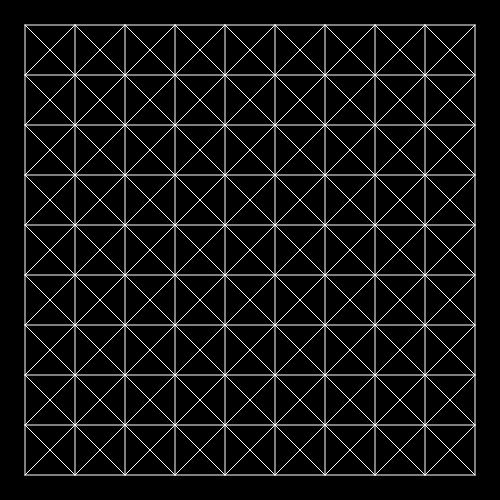
Frame 1 (no input)
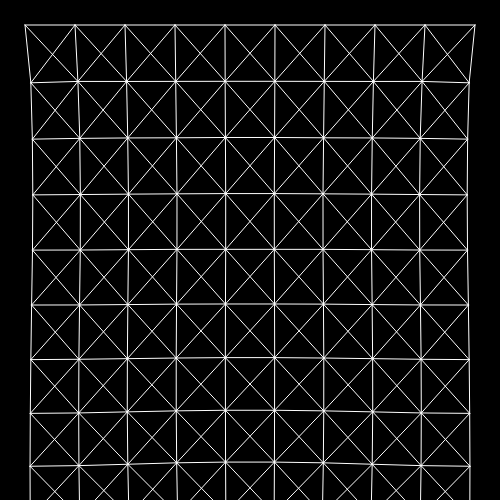
Frame 60 (no input)
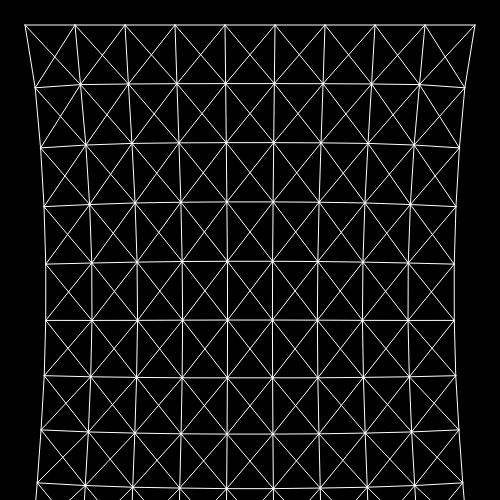
Frame 120 (the mouse pressed at the canvas centre since frame 60)

The p5.js sketch that drew these frames (run headless with seeded random() and noise() and a simulated clock; from frame 60 on, the mouse is pressed at the canvas centre):

// p5.js sketch
// ── sketch.js
const FRAME_RATE = 30;
const GRAVITY = 0.5;
let ps;

function setup() {
  frameRate(FRAME_RATE);
  createCanvas(500, 500);
  background(0);
  strokeJoin(ROUND);

  ps = new ParticleSystem();
}

function draw() {
  background(0);
  ps.run();
}

class ParticleSystem {
  constructor() {
    this.particles = [];
    this.gridNumber = 10;
    this.k = 0.4;

    for(let j=0; j<this.gridNumber; j++) {
      for(let i=0; i<this.gridNumber; i++) {
        let x = i * 50 + 25;
        let y = j * 50 + 25;
        let isPinned = false;
        if(j==0) {
          isPinned = true;
        }
        let p = new Particle(createVector(x, y), isPinned);
        this.particles.push(p);
      }
    }

    this.springs = [];

    for(let i=0; i<this.gridNumber*this.gridNumber; i++) {
      let col = i%this.gridNumber;
      let row = floor(i/this.gridNumber);
      let spring;

      // Horizontal Springs
      if(col < this.gridNumber-1) {
        spring = new Spring(this.particles[i], this.particles[i+1]);
        this.springs.push(spring);
      }

      // Vertical Springs
      if(row < this.gridNumber-1) {
        spring = new Spring(this.particles[i], this.particles[i+this.gridNumber]);
        this.springs.push(spring);
      }

      // Shear Springs Left to Right
      if(col < this.gridNumber-1 && row < this.gridNumber-1) {
        spring = new Spring(this.particles[i], this.particles[i+this.gridNumber+1]);
        this.springs.push(spring);
      }

      // Shear Springs Right to Left
      if(row > 0 && col < this.gridNumber-1 && row < this.gridNumber) {
        spring = new Spring(this.particles[i], this.particles[i-this.gridNumber+1]);
        this.springs.push(spring);
      }
    }
  }

  run() {
    for(let i=0; i<this.springs.length; i++) {
      let a = this.springs[i].a;
      let b = this.springs[i].b;
      let f = p5.Vector.sub(a.pos, b.pos);
      let d = f.mag();
      let stretch = d - this.springs[i].restLength;
      f.normalize();
      f.mult(-1 * this.k * stretch);
      a.applyForce(f);
      f.mult(-1);
      b.applyForce(f);

      this.springs[i].draw();
    }

    for(let i=this.particles.length-1; i>=0; i--) {
      this.particles[i].applyForce(createVector(0, GRAVITY));
      this.particles[i].update();
      // this.particles[i].draw();
    }
  }
}

class Particle {
  constructor(pos, pinned) {
    this.pos = pos;
    this.vel = createVector(0, 0);
    this.acc = createVector(0, 0);
    this.isPinned = pinned;
    this.pinTo = pos.copy();
    this.size = 10;
  }

  applyForce(frc) {
    this.acc.add(frc);
    this.vel.limit(5);
  }

  update() {
    this.vel.add(this.acc);
    this.pos.add(this.vel);
    this.acc.mult(0);

    if(this.isPinned) {
      this.pos = this.pinTo.copy();
    }
  }

  draw() {
    fill(0);
    stroke(255);
    ellipse(this.pos.x, this.pos.y, this.size, this.size);
  }
}

class Spring {
  constructor(a, b) {
    this.a = a;
    this.b = b;
    this.restLength = p5.Vector.sub(a.pos, b.pos).mag();
  }

  draw() {
    noFill();
    stroke(255);
    beginShape();
    vertex(this.a.pos.x, this.a.pos.y);
    vertex(this.b.pos.x, this.b.pos.y);
    endShape();
  }
}
